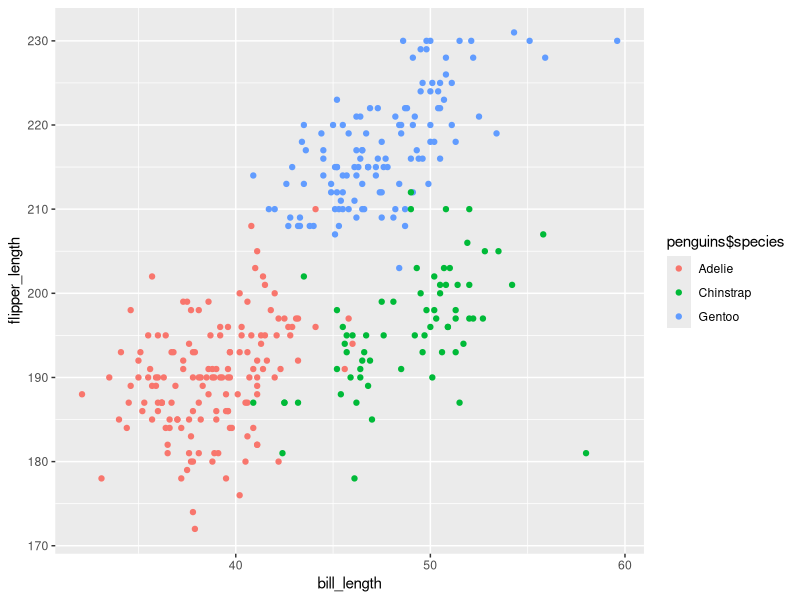

Source code (R):
## ---- chunk 1
library(tidyverse)
## ---- chunk 2

# Make sure the randomly generated values are same and reproducible

set.seed(1)

# Create a data frame

pro1_df = tibble(
  vec_num = rnorm(10),
  vec_logical = if_else(vec_num > 0, TRUE, FALSE),
  vec_char = c("First", "Second", "Third", "Forth", "Fifth", "Sixth", "Seventh", "Eighth", "Ninth", "Tenth"),
  vec_factor = factor(c("A", "B", "C", "B", "A", "C", "B", "B", "C", "A"))
)

# Call data frame

pro1_df

## ---- chunk 3

# Extract each variable and calculate means

ext_num = pull(pro1_df, vec_num)
# the mean of the variable "vec_num" is 0.1322028
mean(ext_num)

ext_logical = pull(pro1_df, vec_logical)
# the mean of the variable "vec_logical" is 0.6
mean(ext_logical)

ext_char = pull(pro1_df, vec_char)
# This doesn't work, because this is not a numerical or logical argument
mean(ext_char)

ext_factor = pull(pro1_df, vec_factor)
# This doesn't work, because this is not a numerical or logical argument
mean(ext_factor)

## ---- chunk 4
data("penguins", package = "palmerpenguins")
## ---- chunk 5

# Make a scatter plot
plot_df = tibble(
  bill_length = penguins$bill_length_mm,
  flipper_length = penguins$flipper_length_mm,
)

ggplot(plot_df, aes(x = bill_length, y = flipper_length, color = penguins$species)) + geom_point()

# Save the scatter plot to project directory

